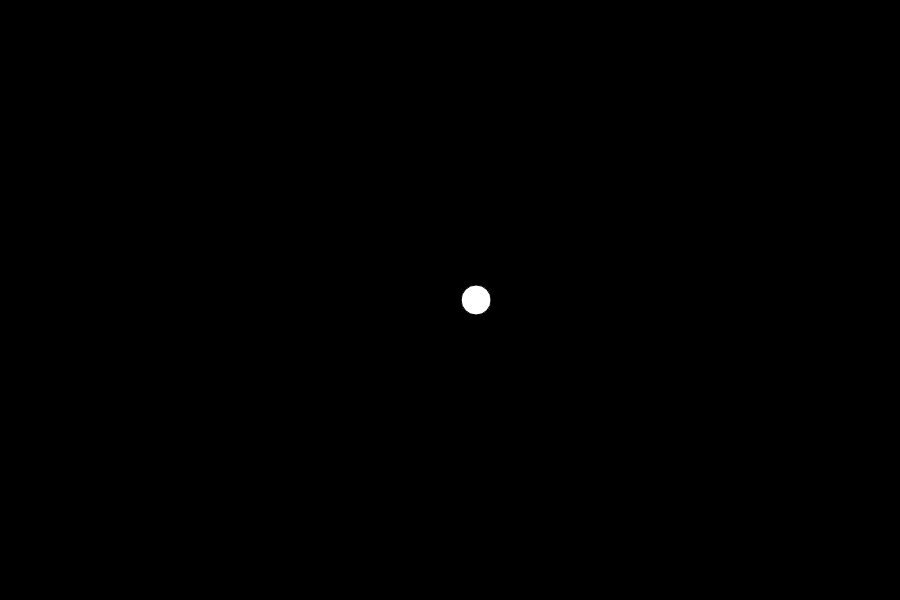
Frame 1 (no input)
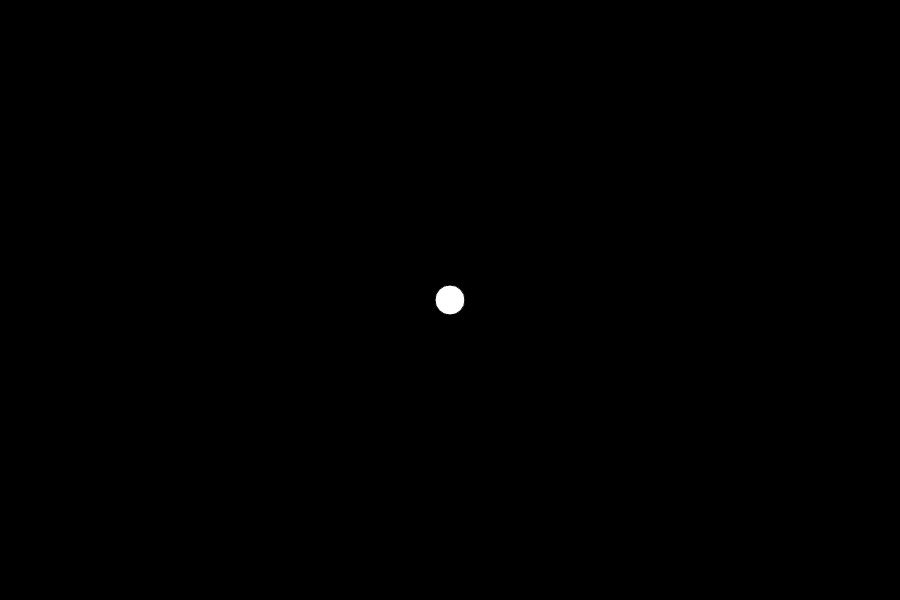
Frame 60 (no input)
Frame 120 (the mouse pressed at the canvas centre since frame 60): identical to frame 60, image omitted

The p5.js sketch that drew these frames (run headless with seeded random() and noise() and a simulated clock; from frame 60 on, the mouse is pressed at the canvas centre):

// p5.js sketch
// ── sketch.js
/////////////////////////////////////
// COURSERA GRAPHICS PROGRAMMING
/////////////////////////////////////
function setup() {
    createCanvas(900,600);
    background(0);
    fill(255);
    angleMode(DEGREES);
}
//////////////////////////////////////////////////////////
function draw() {
    background(0);
    translate(width/2, height/2);

    var period = 60;
    var amplitude = 250;
    var frequency = 1.0;
    var phase = 0;

    // var locX = sin(360 * frameCount/period + phase) * amplitude;
    var locX = sin(frameCount * 6 * frequency + phase) * amplitude;
    ellipse(locX, 0, 30, 30);
}
